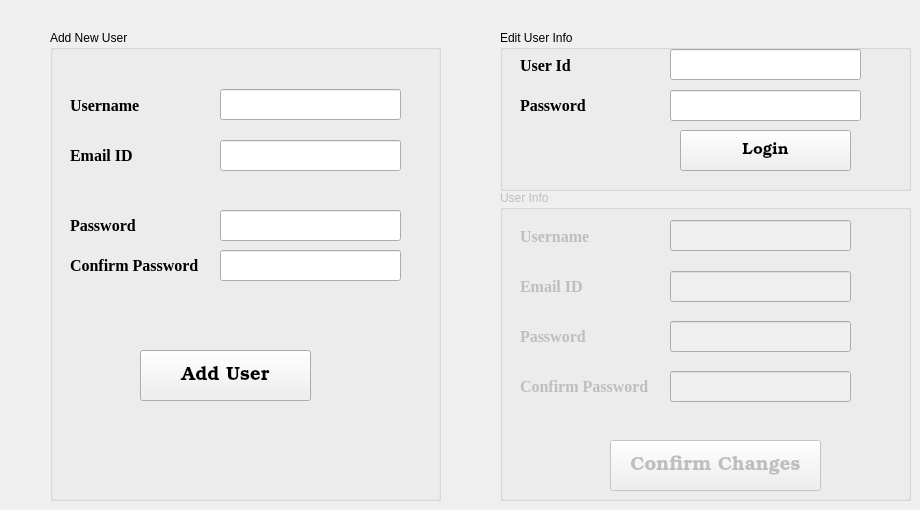
    <widget class="QWidget" name="tab_2">
     <attribute name="title">
      <string>Users</string>
     </attribute>
     <widget class="QGroupBox" name="groupBox">
      <property name="geometry">
       <rect>
        <x>50</x>
        <y>30</y>
        <width>391</width>
        <height>471</height>
       </rect>
      </property>
      <property name="title">
       <string>Add New User</string>
      </property>
      <widget class="QLabel" name="label_16">
       <property name="geometry">
        <rect>
         <x>20</x>
         <y>60</y>
         <width>91</width>
         <height>31</height>
        </rect>
       </property>
       <property name="font">
        <font>
         <family>Times New Roman</family>
         <pointsize>12</pointsize>
         <weight>75</weight>
         <bold>true</bold>
        </font>
       </property>
       <property name="text">
        <string>Username</string>
       </property>
      </widget>
      <widget class="QLabel" name="label_17">
       <property name="geometry">
        <rect>
         <x>20</x>
         <y>180</y>
         <width>81</width>
         <height>31</height>
        </rect>
       </property>
       <property name="font">
        <font>
         <family>Times New Roman</family>
         <pointsize>12</pointsize>
         <weight>75</weight>
         <bold>true</bold>
        </font>
       </property>
       <property name="text">
        <string>Password</string>
       </property>
      </widget>
      <widget class="QLabel" name="label_18">
       <property name="geometry">
        <rect>
         <x>20</x>
         <y>220</y>
         <width>131</width>
         <height>31</height>
        </rect>
       </property>
       <property name="font">
        <font>
         <family>Times New Roman</family>
         <pointsize>12</pointsize>
         <weight>75</weight>
         <bold>true</bold>
        </font>
       </property>
       <property name="text">
        <string>Confirm Password</string>
       </property>
      </widget>
      <widget class="QLabel" name="label_19">
       <property name="geometry">
        <rect>
         <x>20</x>
         <y>110</y>
         <width>91</width>
         <height>31</height>
        </rect>
       </property>
       <property name="font">
        <font>
         <family>Times New Roman</family>
         <pointsize>12</pointsize>
         <weight>75</weight>
         <bold>true</bold>
        </font>
       </property>
       <property name="text">
        <string>Email ID</string>
       </property>
      </widget>
      <widget class="QLineEdit" name="lineEdit_2">
       <property name="geometry">
        <rect>
         <x>170</x>
         <y>59</y>
         <width>181</width>
         <height>31</height>
        </rect>
       </property>
      </widget>
      <widget class="QLineEdit" name="lineEdit_10">
       <property name="geometry">
        <rect>
         <x>170</x>
         <y>110</y>
         <width>181</width>
         <height>31</height>
        </rect>
       </property>
      </widget>
      <widget class="QLineEdit" name="lineEdit_11">
       <property name="geometry">
        <rect>
         <x>170</x>
         <y>180</y>
         <width>181</width>
         <height>31</height>
        </rect>
       </property>
       <property name="echoMode">
        <enum>QLineEdit::Password</enum>
       </property>
      </widget>
      <widget class="QLineEdit" name="lineEdit_12">
       <property name="geometry">
        <rect>
         <x>170</x>
         <y>220</y>
         <width>181</width>
         <height>31</height>
        </rect>
       </property>
       <property name="echoMode">
        <enum>QLineEdit::Password</enum>
       </property>
      </widget>
      <widget class="QPushButton" name="pushButton_11">
       <property name="geometry">
        <rect>
         <x>90</x>
         <y>320</y>
         <width>171</width>
         <height>51</height>
        </rect>
       </property>
       <property name="font">
        <font>
         <family>URW Bookman</family>
         <pointsize>14</pointsize>
        </font>
       </property>
       <property name="text">
        <string>Add User</string>
       </property>
      </widget>
      <widget class="QLabel" name="label_30">
       <property name="geometry">
        <rect>
         <x>50</x>
         <y>270</y>
         <width>271</width>
         <height>21</height>
        </rect>
       </property>
       <property name="font">
        <font>
         <family>Times New Roman</family>
         <pointsize>12</pointsize>
         <weight>75</weight>
         <italic>true</italic>
         <bold>true</bold>
        </font>
       </property>
       <property name="text">
        <string/>
       </property>
       <property name="alignment">
        <set>Qt::AlignCenter</set>
       </property>
      </widget>
     </widget>
     <widget class="QGroupBox" name="groupBox_2">
      <property name="geometry">
       <rect>
        <x>500</x>
        <y>30</y>
        <width>411</width>
        <height>161</height>
       </rect>
      </property>
      <property name="title">
       <string>Edit User Info</string>
      </property>
      <widget class="QLabel" name="label_20">
       <property name="geometry">
        <rect>
         <x>20</x>
         <y>60</y>
         <width>81</width>
         <height>31</height>
        </rect>
       </property>
       <property name="font">
        <font>
         <family>Times New Roman</family>
         <pointsize>12</pointsize>
         <weight>75</weight>
         <bold>true</bold>
        </font>
       </property>
       <property name="text">
        <string>Password</string>
       </property>
      </widget>
      <widget class="QLabel" name="label_21">
       <property name="geometry">
        <rect>
         <x>20</x>
         <y>20</y>
         <width>91</width>
         <height>31</height>
        </rect>
       </property>
       <property name="font">
        <font>
         <family>Times New Roman</family>
         <pointsize>12</pointsize>
         <weight>75</weight>
         <bold>true</bold>
        </font>
       </property>
       <property name="text">
        <string>User Id</string>
       </property>
      </widget>
      <widget class="QLineEdit" name="lineEdit_13">
       <property name="geometry">
        <rect>
         <x>170</x>
         <y>19</y>
         <width>191</width>
         <height>31</height>
        </rect>
       </property>
      </widget>
      <widget class="QLineEdit" name="lineEdit_14">
       <property name="geometry">
        <rect>
         <x>170</x>
         <y>60</y>
         <width>191</width>
         <height>31</height>
        </rect>
       </property>
       <property name="echoMode">
        <enum>QLineEdit::Password</enum>
       </property>
      </widget>
      <widget class="QPushButton" name="pushButton_12">
       <property name="geometry">
        <rect>
         <x>180</x>
         <y>100</y>
         <width>171</width>
         <height>41</height>
        </rect>
       </property>
       <property name="font">
        <font>
         <family>URW Bookman</family>
         <pointsize>12</pointsize>
        </font>
       </property>
       <property name="text">
        <string>Login</string>
       </property>
      </widget>
     </widget>
     <widget class="QGroupBox" name="groupBox_4">
      <property name="enabled">
       <bool>false</bool>
      </property>
      <property name="geometry">
       <rect>
        <x>500</x>
        <y>190</y>
        <width>411</width>
        <height>311</height>
       </rect>
      </property>
      <property name="title">
       <string>User Info</string>
      </property>
      <widget class="QLabel" name="label_25">
       <property name="geometry">
        <rect>
         <x>20</x>
         <y>81</y>
         <width>91</width>
         <height>31</height>
        </rect>
       </property>
       <property name="font">
        <font>
         <family>Times New Roman</family>
         <pointsize>12</pointsize>
         <weight>75</weight>
         <bold>true</bold>
        </font>
       </property>
       <property name="text">
        <string>Email ID</string>
       </property>
      </widget>
      <widget class="QPushButton" name="pushButton_13">
       <property name="geometry">
        <rect>
         <x>110</x>
         <y>250</y>
         <width>211</width>
         <height>51</height>
        </rect>
       </property>
       <property name="font">
        <font>
         <family>URW Bookman</family>
         <pointsize>14</pointsize>
        </font>
       </property>
       <property name="text">
        <string>Confirm Changes</string>
       </property>
      </widget>
      <widget class="QLabel" name="label_24">
       <property name="geometry">
        <rect>
         <x>20</x>
         <y>31</y>
         <width>91</width>
         <height>31</height>
        </rect>
       </property>
       <property name="font">
        <font>
         <family>Times New Roman</family>
         <pointsize>12</pointsize>
         <weight>75</weight>
         <bold>true</bold>
        </font>
       </property>
       <property name="text">
        <string>Username</string>
       </property>
      </widget>
      <widget class="QLabel" name="label_23">
       <property name="geometry">
        <rect>
         <x>20</x>
         <y>131</y>
         <width>81</width>
         <height>31</height>
        </rect>
       </property>
       <property name="font">
        <font>
         <family>Times New Roman</family>
         <pointsize>12</pointsize>
         <weight>75</weight>
         <bold>true</bold>
        </font>
       </property>
       <property name="text">
        <string>Password</string>
       </property>
      </widget>
      <widget class="QLabel" name="label_22">
       <property name="geometry">
        <rect>
         <x>20</x>
         <y>181</y>
         <width>131</width>
         <height>31</height>
        </rect>
       </property>
       <property name="font">
        <font>
         <family>Times New Roman</family>
         <pointsize>12</pointsize>
         <weight>75</weight>
         <bold>true</bold>
        </font>
       </property>
       <property name="text">
        <string>Confirm Password</string>
       </property>
      </widget>
      <widget class="QLineEdit" name="lineEdit_18">
       <property name="geometry">
        <rect>
         <x>170</x>
         <y>181</y>
         <width>181</width>
         <height>31</height>
        </rect>
       </property>
       <property name="echoMode">
        <enum>QLineEdit::Password</enum>
       </property>
      </widget>
      <widget class="QLineEdit" name="lineEdit_17">
       <property name="geometry">
        <rect>
         <x>170</x>
         <y>131</y>
         <width>181</width>
         <height>31</height>
        </rect>
       </property>
       <property name="echoMode">
        <enum>QLineEdit::Password</enum>
       </property>
      </widget>
      <widget class="QLineEdit" name="lineEdit_16">
       <property name="geometry">
        <rect>
         <x>170</x>
         <y>81</y>
         <width>181</width>
         <height>31</height>
        </rect>
       </property>
      </widget>
      <widget class="QLineEdit" name="lineEdit_15">
       <property name="geometry">
        <rect>
         <x>170</x>
         <y>30</y>
         <width>181</width>
         <height>31</height>
        </rect>
       </property>
      </widget>
      <widget class="QLabel" name="label_31">
       <property name="geometry">
        <rect>
         <x>80</x>
         <y>220</y>
         <width>271</width>
         <height>21</height>
        </rect>
       </property>
       <property name="font">
        <font>
         <family>Times New Roman</family>
         <pointsize>12</pointsize>
         <weight>75</weight>
         <italic>true</italic>
         <bold>true</bold>
        </font>
       </property>
       <property name="text">
        <string/>
       </property>
       <property name="alignment">
        <set>Qt::AlignCenter</set>
       </property>
      </widget>
     </widget>
    </widget>
